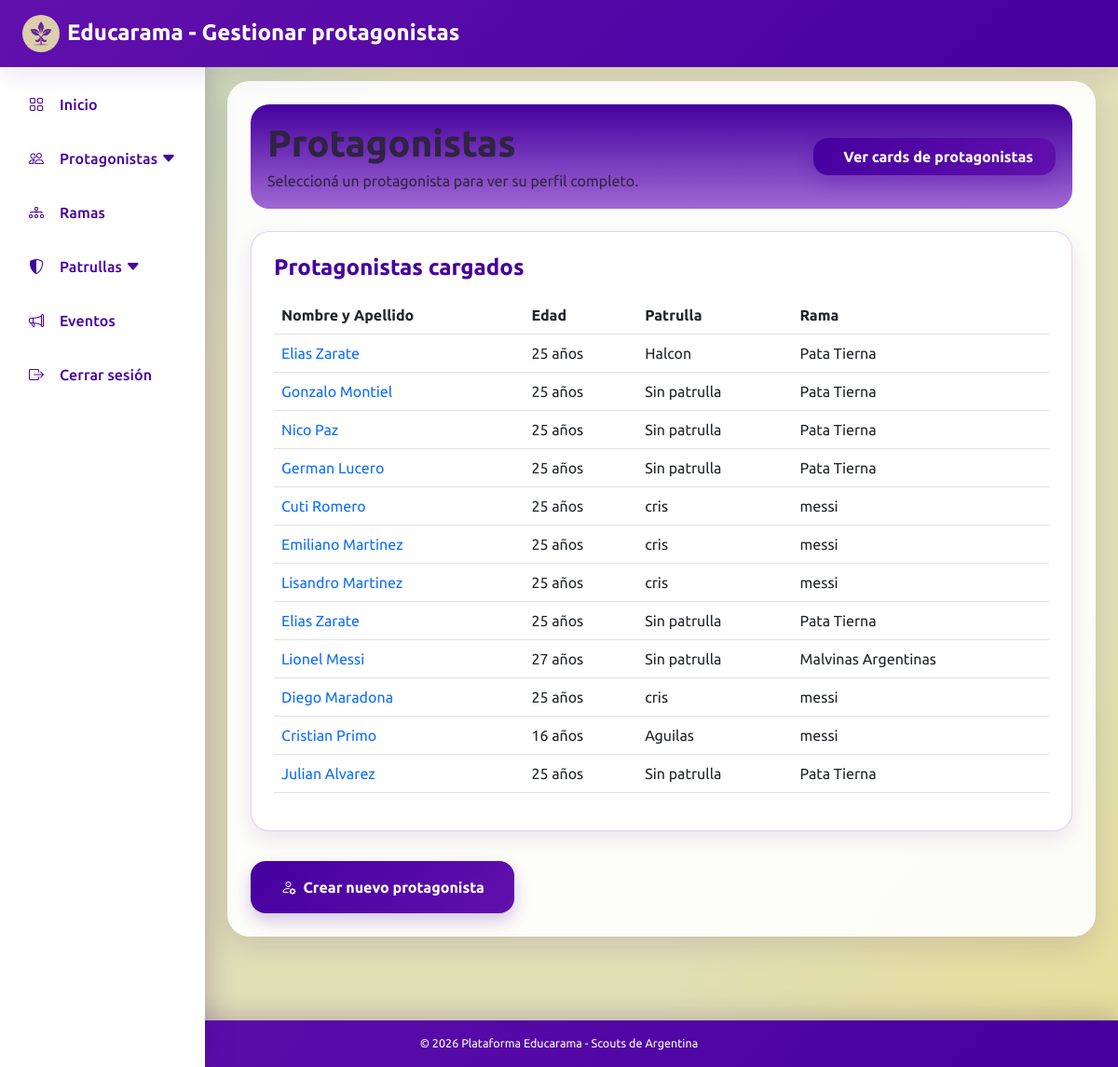
The app's page /views/pages/protagonistas_nomina.php (signed in) with its own data.
### tables this page shows
CREATE TABLE `protagonista` (
  `id` int(11) NOT NULL,
  `promesa` tinyint(1) DEFAULT NULL,
  `id_persona` int(11) NOT NULL,
  `id_rama` int(11) NOT NULL,
  `id_patrulla` int(11) DEFAULT NULL,
  `anio_ingreso` int(11) DEFAULT NULL
);

CREATE TABLE `persona` (
  `id` int(11) NOT NULL,
  `dni` int(11) NOT NULL,
  `nombre` varchar(100) DEFAULT NULL,
  `apellido` varchar(100) DEFAULT NULL,
  `fecha_nacimiento` date DEFAULT NULL
);

CREATE TABLE `patrulla` (
  `id` int(11) NOT NULL,
  `nombre` varchar(100) DEFAULT NULL,
  `id_rama` int(11) DEFAULT NULL
);

CREATE TABLE `rama` (
  `id` int(11) NOT NULL,
  `nombre` varchar(100) DEFAULT NULL,
  `id_grupo` int(11) NOT NULL,
  `id_rama` int(11) NOT NULL
);

### src/Datos/Database.php (called while the page is built)
<?php
class Database {
    private static ?PDO $conexion = null;
    public static function getConexion(): PDO {
        if (self::$conexion === null) {
            $host = 'localhost';
            $db   = 'educarama';
            $user = 'root';
            $pass = '';
            $charset = 'utf8mb4';
            $dsn = "mysql:host=$host;dbname=$db;charset=$charset";
            try {
                self::$conexion = new PDO($dsn, $user, $pass, [
                    PDO::ATTR_ERRMODE            => PDO::ERRMODE_EXCEPTION,
                    PDO::ATTR_DEFAULT_FETCH_MODE => PDO::FETCH_ASSOC,
                    PDO::ATTR_EMULATE_PREPARES   => false,
                ]);
            } catch (Throwable $e) {
                http_response_code(500);
                die(json_encode([
                    "status" => "error",
                    "message" => "Error fatal de conexión a la Base de Datos: " . $e->getMessage()
                ]));
            }
        }
        return self::$conexion;
    }
}

### src/Controladores/ProtagonistaController.php (called while the page is built, shortened)
<?php
require_once __DIR__ . '/../Datos/Database.php';
require_once __DIR__ . '/../Datos/ProtagonistaRepository.php';
require_once __DIR__ . '/../Servicios/ProtagonistaService.php';
class ProtagonistaController
{
    private ProtagonistaService $servicio;
    public function __construct()
    {
        $this->conexion = Database::getConexion();
        $personaRepository = new PersonaRepository($this->conexion);
        $protagonistaRepository = new ProtagonistaRepository($this->conexion);
        $this->servicio = new ProtagonistaService(
            $this->conexion,
            $personaRepository,
            $protagonistaRepository
        );
    }
    public function listarProtagonistas(): array
    {
        return $this->servicio->listarProtagonistas();
    }
}

### src/Servicios/ProtagonistaService.php (called while the page is built, shortened)
<?php
class ProtagonistaService
{
    private ProtagonistaRepository $protagonistaRepository;
    public function __construct(
        PDO $conexion,
        PersonaRepository $personaRepository,
        ProtagonistaRepository $protagonistaRepository
    ) {
        $this->protagonistaRepository = $protagonistaRepository;
    }
    public function listarProtagonistas(): array
    {
        return $this->protagonistaRepository->listarTodo();
    }
}

### src/Datos/ProtagonistaRepository.php (called while the page is built, shortened)
<?php
class ProtagonistaRepository
{
    private PDO $conexion;
    public function __construct(PDO $conexion)
    {
        $this->conexion = $conexion;
    }
public function listarTodo(): array
    {
        $stmt = $this->conexion->prepare("
            SELECT
                p.id,
                p.promesa,
                p.anio_ingreso,
                per.nombre,
                per.apellido,
                per.fecha_nacimiento,
                per.dni,
                r.nombre AS rama,
                pa.nombre AS patrulla
            FROM protagonista p
            INNER JOIN persona per ON p.id_persona = per.id
            LEFT JOIN rama r ON p.id_rama = r.id
            LEFT JOIN patrulla pa ON p.id_patrulla = pa.id
            ORDER BY p.id DESC
        ");
        $stmt->execute();
        return $stmt->fetchAll(PDO::FETCH_ASSOC);
    }
}

### views/pages/protagonistas_nomina.php (the view, shortened to what this page needs)
<?php
require_once __DIR__ . '/../../src/Controladores/ProtagonistaController.php';
$controlador = new ProtagonistaController();
try {
    $protagonistas = $controlador->listarProtagonistas();
} catch (Exception $e) {
    $error = $e->getMessage();
    $protagonistaEditar = null;
    $protagonistas = [];
    $filtro = $_GET['filtro'] ?? 'todos';
}
?>
<!DOCTYPE html>
<html lang="es">
<head>
    <link href="https://cdn.jsdelivr.net/npm/bootstrap@5.3.0/dist/css/bootstrap.min.css" rel="stylesheet">
    <link rel="stylesheet" href="https://cdnjs.cloudflare.com/ajax/libs/bootstrap-icons/1.10.5/font/bootstrap-icons.min.css">
    <link rel="stylesheet" href="/Educarama/public/css/styles.css?v=1.5">
</head>
<body>
<?php
include __DIR__ . '/includes/barra_superior.php';
include __DIR__ . '/includes/menu_lateral.php';
?>
<div class="main-content-wrapper">
    <div class="container contenedor-principal  p-4">
        <div class="barra-superior-inst mb-4 d-flex justify-content-between align-items-center flex-wrap gap-3">
            <div>
            <h1 class="fw-bold mb-1">Protagonistas</h1>
            <p class="mb-0">Seleccioná un protagonista para ver su perfil completo.</p>
            </div>
            <a href="/Educarama/views/pages/protagonistas.php" class="boton-primario px-4 py-2 fw-bold text-decoration-none">
                <i class="me-2"></i>Ver cards de protagonistas
            </a>
        </div>
        <div class="tarjeta-blanca-borde p-4">
            <div class="d-flex justify-content-between align-items-center mb-3 flex-wrap gap-2">
                <h2 class="h4 texto-violeta fw-bold mb-0">Protagonistas cargados</h2>
            </div>
            <?php if (!empty($protagonistas)): ?>
                <div class="table-responsive">
                    <table class="table align-middle">
                        <thead>
                            <tr>
                                <th>Nombre y Apellido</th>
                                <th>Edad</th>
                                <th>Patrulla</th>
                                <th>Rama</th>
                            </tr>
                        </thead>
                        <tbody>
                            <?php foreach ($protagonistas as $protagonista): ?>
                                <tr>
                                    <td>
                                        <a href="/Educarama/views/pages/perfil_protagonista.php?id=<?= $protagonista['id'] ?>" class="text-decoration-none">
                                            <?= htmlspecialchars($protagonista['nombre']) ?> <?= htmlspecialchars($protagonista['apellido']) ?>
                                        </a>
                                    <td>
                                    <?php
                                    if (!empty($protagonista['fecha_nacimiento'])) {
                                        $fechaNacimiento = new DateTime($protagonista['fecha_nacimiento']);
                                        $hoy = new DateTime();
                                        $edad = $hoy->diff($fechaNacimiento)->y;
                                        echo $edad . " años";
                                    } else {
                                        echo "<span class='text-muted'>Sin datos</span>";
                                    }
                                    ?>
                                    </td>
                                    <td><?= htmlspecialchars($protagonista['patrulla'] ?? 'Sin patrulla') ?></td>
                                    <td><?= htmlspecialchars($protagonista['rama'] ?? 'Sin rama') ?></td>
                                </tr>
                            <?php endforeach; ?>
                        </tbody>
                    </table>
                </div>
            <?php else: ?>
                <p>No hay protagonistas cargados.</p>
            <?php endif; ?>
        </div>
            <div class="row g-3 mt-3">
                <div class="col-12 col-md-4">
                    <a
                        href="alta_protagonista.php"
                        class="boton-primario w-100 py-3 fw-bold text-decoration-none text-center d-block">
                        <i class="bi bi-person-gear me-2"></i>Crear nuevo protagonista
                        </a>
                </div>
            </div>
    </div>
</div>
<?php include __DIR__ . '/includes/barra_inferior.php'; ?>
</body>
</html>

### public/css/styles.css (style rules this page uses)
:root { --celeste-inst: #00aaf2; --violeta-primario: #45009e; --violeta-secundario: #a068d4; --violeta-oscuro: #320071; --orquidea-bordes: #6110ad; --lila-cards: #b85bee; --beige-fondo: #e0dfb6; --blanco: #ffffff; --texto-principal: #2f2440; --texto-suave: #6f647c; --borde-suave: rgba(97, 16, 173, 0.18); --sombra-suave: 0 10px 30px rgba(50, 0, 113, 0.12); --sombra-card: 0 8px 20px rgba(50, 0, 113, 0.1); --scout-amarillo: hsl(50, 98%, 54%); --scout-verde: #00a651; --scout-celeste: #00aaf2; --scout-rojo: #e30613; --scout-amarillo-claro: #fef4b8; --scout-verde-claro: #b3e8cb; --scout-celeste-claro: #b3e6fa; --scout-rojo-claro: #f9b2b6; --rama-primario: var(--violeta-primario); --rama-secundario: var(--violeta-secundario); --sidebar-width: 220px; --sidebar-mobile-width: 68px; --navbar-height: 72px; --footer-height: 50px; }
* { box-sizing: border-box; }
html, body { min-height: 100%; }
body { margin: 0; font-family: "Ubuntu", "Segoe UI", Tahoma, Geneva, Verdana, sans-serif; font-weight: 400; color: var(--texto-principal); background: radial-gradient( circle at top left, rgba(0, 170, 242, 0.16), transparent 28% ), radial-gradient( circle at bottom right, rgba(253, 214, 23, 0.2), transparent 30% ), var(--beige-fondo); }
h1, h2, h3, h4, h5, h6 { font-family: "Ubuntu", sans-serif; font-weight: 700; }
.texto-violeta { color: var(--violeta-primario); }
.main-content-wrapper { padding: calc(var(--navbar-height) + 15px) 24px calc(var(--footer-height) + 40px); min-height: 100vh; margin-left: var(--sidebar-width); }
.contenedor-principal { background: rgba(255, 255, 255, 0.92); border-radius: 24px; box-shadow: var(--sombra-suave); border: 1px solid rgba(255, 255, 255, 0.7); max-width: 1100px; }
.barra-superior-inst { background: linear-gradient( 180deg, var(--rama-primario), var(--rama-secundario) ); padding: 18px; border-radius: 20px; box-shadow: var(--borde-suave); }
.tarjeta-blanca-borde { background-color: #ffffff; border: 1px solid var(--borde-suave); border-radius: 20px; box-shadow: var(--sombra-card); }
.boton-primario { background: linear-gradient( 135deg, var(--violeta-primario), var(--orquidea-bordes) ); color: white; border: none; border-radius: 16px; transition: all 0.22s ease; box-shadow: 0 8px 18px rgba(69, 0, 158, 0.22); }

### records on screen
protagonista: persona.nombre "Elias", persona.apellido "Zarate", id_patrulla.nombre "Halcon", id_rama.nombre "Pata Tierna"
protagonista: persona.nombre "Gonzalo", persona.apellido "Montiel", patrulla "Sin patrulla", id_rama.nombre "Pata Tierna"
protagonista: persona.nombre "Nico", persona.apellido "Paz", patrulla "Sin patrulla", id_rama.nombre "Pata Tierna"
protagonista: persona.nombre "German", persona.apellido "Lucero", patrulla "Sin patrulla", id_rama.nombre "Pata Tierna"
protagonista: persona.nombre "Cuti", persona.apellido "Romero", id_patrulla.nombre "cris", id_rama.nombre "messi"
protagonista: persona.nombre "Emiliano", persona.apellido "Martinez", id_patrulla.nombre "cris", id_rama.nombre "messi"
protagonista: persona.nombre "Lisandro", persona.apellido "Martinez", id_patrulla.nombre "cris", id_rama.nombre "messi"
protagonista: persona.nombre "Elias", persona.apellido "Zarate", patrulla "Sin patrulla", id_rama.nombre "Pata Tierna"
protagonista: persona.nombre "Lionel", persona.apellido "Messi", patrulla "Sin patrulla", id_rama.nombre "Malvinas Argentinas"
protagonista: persona.nombre "Diego", persona.apellido "Maradona", id_patrulla.nombre "cris", id_rama.nombre "messi"
protagonista: persona.nombre "Cristian", persona.apellido "Primo", id_patrulla.nombre "Aguilas", id_rama.nombre "messi"
protagonista: persona.nombre "Julian", persona.apellido "Alvarez", patrulla "Sin patrulla", id_rama.nombre "Pata Tierna"

### other values on screen
$tituloPagina "Gestionar protagonistas"
